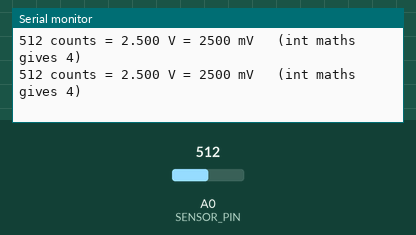
Bench run of a sketch on a simulated Arduino Uno, built with avr-gcc and run on an emulated ATmega328P. Shown: the last lines printed to the serial monitor. Inputs (shaded band) come from the test bench; at power-on: A0 (SENSOR_PIN) = 512.

Above: at 1.3 s.
1.4 s: A0 (SENSOR_PIN) set to 716
At 1.9 s:
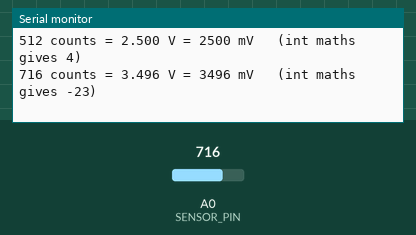
2.9 s: A0 (SENSOR_PIN) set to 900
At 3.4 s:
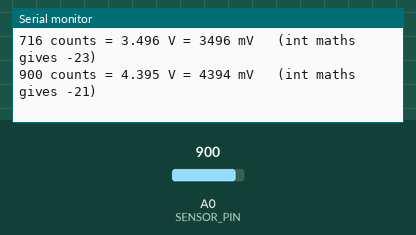
Timing chart, 0 to 5.9 s (numbered marks = the images above; inputs shaded):
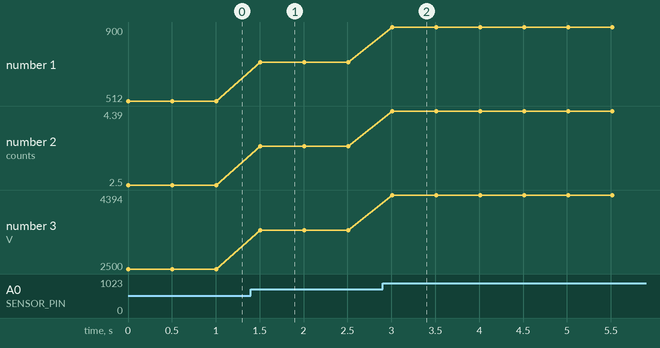

The sketch:

read_volts.ino
```cpp
// read_volts.ino - read the voltage on A0 and show it three ways: the raw count, volts, and millivolts
const int SENSOR_PIN = A0;

void setup() {
  Serial.begin(115200);
}

void loop() {
  int count = analogRead(SENSOR_PIN);  // 0 to 1023
  float volts = count * 5.0 / 1024;    // the count back into volts (the reference is 5 V)
  long mv = count * 5000L / 1024;      // whole millivolts with no float: 5000L makes it long maths
  int mvWrong = count * 5000 / 1024;   // WRONG: count * 5000 is done in int and overflows (Chapter 96)
  Serial.print(count);
  Serial.print(" counts = ");
  Serial.print(volts, 3);
  Serial.print(" V = ");
  Serial.print(mv);
  Serial.print(" mV   (int maths gives ");
  Serial.print(mvWrong);
  Serial.println(")");
  delay(500);
}
```

Measured:
- after the input at 1.4 s, the serial monitor: prints a new line after 0.10 s (image 1)
- after the input at 2.9 s, the serial monitor: prints a new line after 0.11 s (image 2)
- plotted number 1: 512 → 716 after the input at 1.4 s, 716 → 900 after the input at 2.9 s
- plotted number 2: 2.5 → 3.5 after the input at 1.4 s, 3.5 → 4.39 after the input at 2.9 s
- plotted number 3: 2500 → 3496 after the input at 1.4 s, 3496 → 4394 after the input at 2.9 s
